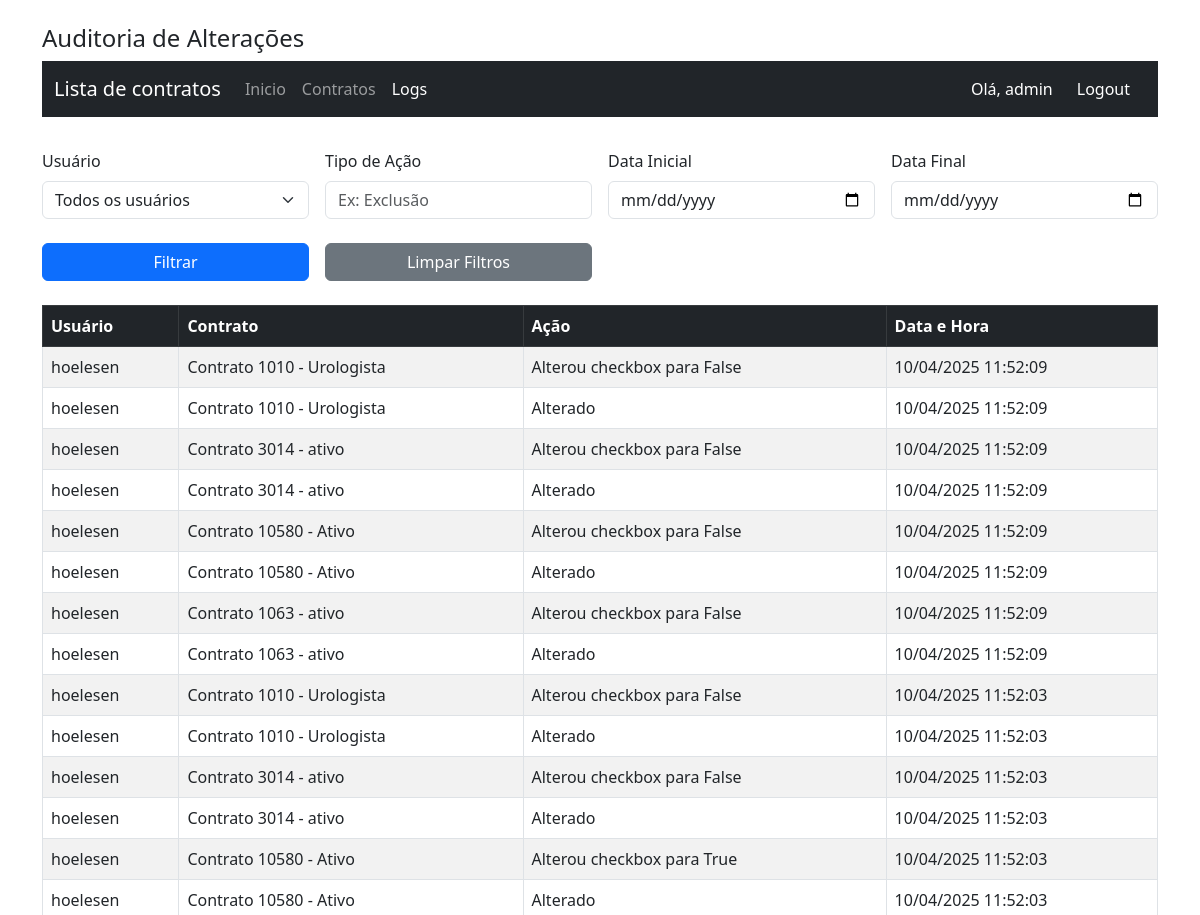
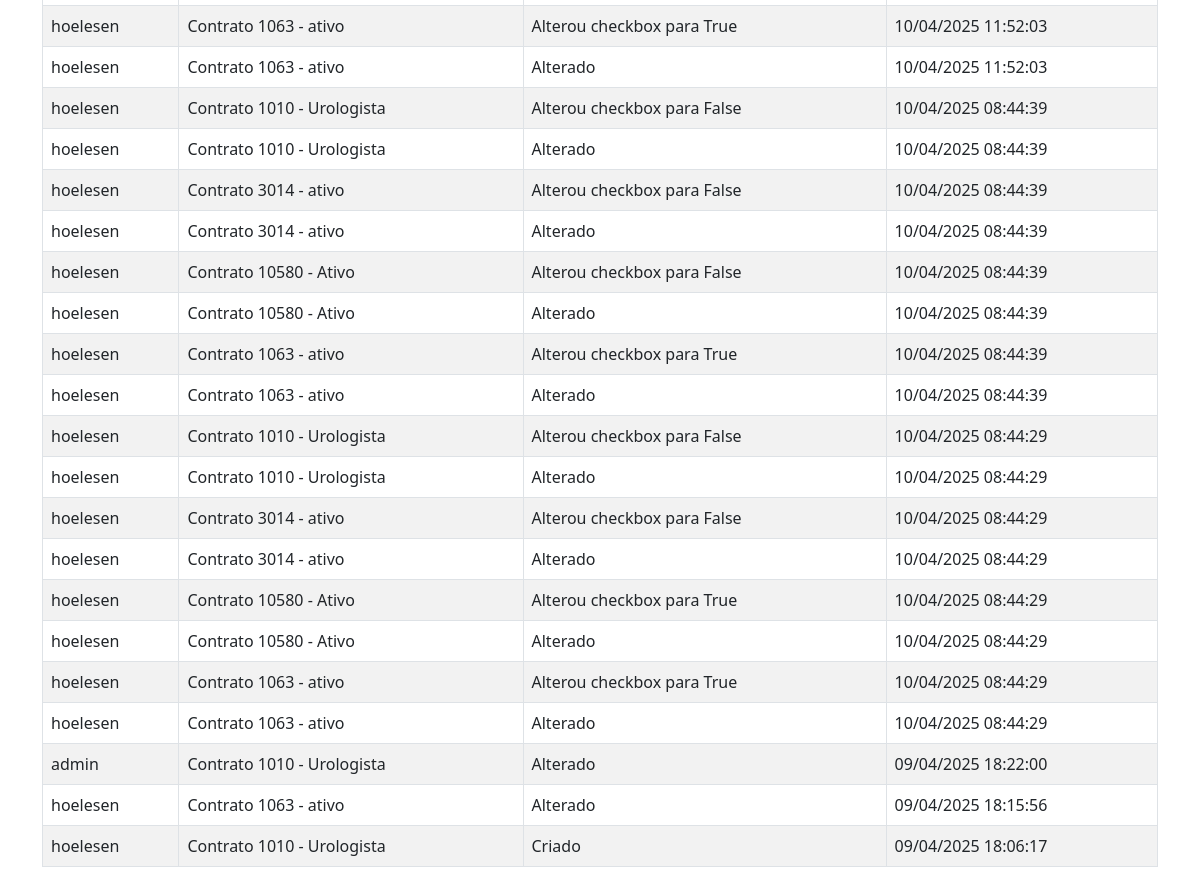
The page /auditoria/ (signed in) on the database its author committed (2 pictures, top to bottom).
### contratos/models.py (models this page shows, shortened)
class AuditLog(models.Model):
    user = models.ForeignKey(User, on_delete=models.SET_NULL, null=True, blank=True)
    contrato = models.ForeignKey(Contrato, on_delete=models.CASCADE)
    action = models.CharField(max_length=255)
    timestamp = models.DateTimeField(auto_now_add=True)

class Contrato(models.Model):
    contrato = models.IntegerField(verbose_name="Contrato", default=0)
    medicos = models.CharField(max_length=255, verbose_name="Médicos")
    tipo = models.CharField(max_length=50, verbose_name="Tipo")
    possui_acordo = models.BooleanField(default=False, verbose_name="Possui Acordo")
    observacao = models.TextField(verbose_name="Observação")
    email_principal = models.EmailField(verbose_name="Email Principal")
    email_secundario = models.EmailField(blank=True, null=True, verbose_name="Email Secundário")
    status = models.CharField(max_length=50, verbose_name="Status")
    data_ativacao = models.DateField(null=True, blank=True)
    data_inativacao = models.DateField(null=True, blank=True)
    checado = models.BooleanField(default=False, verbose_name="Checado")
    data_criacao = models.DateTimeField(auto_now_add=True, verbose_name="Data de Criação")
    modified_by = models.ForeignKey(User, null=True, blank=True, on_delete=models.SET_NULL, related_name='+', verbose_name="Modificado por")
    def __str__(self):
        return f"Contrato {self.contrato} - {self.status}"

### contratos/views.py (the view)
# urls.py: path('auditoria/', views.auditoria_filtrada, name='auditoria_filtrada'),  # Adicionando auditoria filtrada
@login_required
def auditoria_filtrada(request):
    logs = AuditLog.objects.all().order_by('-timestamp')  # Recupera todos os logs inicialmente
    usuarios = User.objects.all()  # Lista de usuários para o dropdown
    tipo_acao = request.GET.get('action')
    usuario_id = request.GET.get('user')
    data_inicio = request.GET.get('start_date')
    data_fim = request.GET.get('end_date')
    if usuario_id and usuario_id != 'all':
        logs = logs.filter(user_id=usuario_id)
    if tipo_acao:
        logs = logs.filter(action__icontains=tipo_acao)
    if data_inicio:
        logs = logs.filter(timestamp__gte=data_inicio)
    if data_fim:
        logs = logs.filter(timestamp__lte=data_fim)
    return render(request, 'contratos/auditoria_filtrada.html', {
        'logs': logs,
        'usuarios': usuarios,
    })

### contratos/templates/contratos/auditoria_filtrada.html (shortened to what this page needs)
<!DOCTYPE html>
<html lang="pt-br">
<head>
    {% load static %}
    <link href="https://cdn.jsdelivr.net/npm/bootstrap@5.3.0-alpha3/dist/css/bootstrap.min.css" rel="stylesheet">
</head>
<body>
    <div class="container mt-4">
        <h1 class="h4">Auditoria de Alterações</h1>
        {% include 'contratos/navbar.html' %}
        <form method="get" class="row g-3 mt-3">
            <div class="col-md-3">
                <label for="user" class="form-label">Usuário</label>
                <select class="form-select" id="user" name="user">
                    <option value="all">Todos os usuários</option>
                </select>
            </div>
            <div class="col-md-3">
                <label for="action" class="form-label">Tipo de Ação</label>
                <input type="text" id="action" name="action" value="{{ request.GET.action }}" class="form-control"
                    placeholder="Ex: Exclusão">
            </div>
            <div class="col-md-3">
                <label for="start_date" class="form-label">Data Inicial</label>
                <input type="date" id="start_date" name="start_date" value="{{ request.GET.start_date }}"
                    class="form-control">
            </div>
            <div class="col-md-3">
                <label for="end_date" class="form-label">Data Final</label>
                <input type="date" id="end_date" name="end_date" value="{{ request.GET.end_date }}"
                    class="form-control">
            </div>
            <div class="col-md-3 mt-4">
                <button type="submit" class="btn btn-primary w-100">Filtrar</button>
            </div>
            <div class="col-md-3 mt-4">
                <a href="{% url 'contratos:auditoria_filtrada' %}" class="btn btn-secondary w-100">Limpar Filtros</a>
            </div>
        </form>
        <div class="table-responsive mt-4">
            <table class="table table-striped table-bordered">
                <thead class="table-dark">
                    <tr>
                        <th>Usuário</th>
                        <th>Contrato</th>
                        <th>Ação</th>
                        <th>Data e Hora</th>
                    </tr>
                </thead>
                <tbody>
                    {% for log in logs %}
                    <tr>
                        <td>{{ log.user.username }}</td>
                        <td>{{ log.contrato }}</td>
                        <td>{{ log.action }}</td>
                        <td>{{ log.timestamp|date:"d/m/Y H:i:s" }}</td>
                    </tr>
                    {% empty %}
                    <tr>
                        <td colspan="4" class="text-center">Nenhum registro encontrado para os filtros aplicados.</td>
                    </tr>
                    {% endfor %}
                </tbody>
            </table>
        </div>
    </div>
</body>
</html>

### contratos/templates/contratos/navbar.html (shortened to what this page needs)
<nav class="navbar navbar-expand-lg navbar-dark bg-dark">
    <div class="container-fluid">
        <a class="navbar-brand" href="{% url 'contratos:index' %}">Lista de contratos</a>
        <div class="collapse navbar-collapse" id="navbarNav">
            <ul class="navbar-nav me-auto">
                <li class="nav-item">
                    <a class="nav-link {% if request.resolver_match.url_name == 'index' %}active{% endif %}"
                        href="{% url 'contratos:index' %}">Inicio</a>
                </li>
                <li class="nav-item">
                    <a class="nav-link" href="http://172.25.100.126:4800/admin/" target="_blank">Contratos</a>
                </li>
                <li class="nav-item">
                    <a class="nav-link {% if request.resolver_match.url_name == 'auditoria_filtrada' %}active{% endif %}"
                        href="{% url 'contratos:auditoria_filtrada' %}">Logs</a>
                </li>
            </ul>
            <ul class="navbar-nav">
                {% if user.is_authenticated %}
                <li class="nav-item">
                    <span class="nav-link text-white">Olá, {{ user.username }}</span>
                </li>
                <li class="nav-item">
                    <a class="nav-link btn btn-danger text-white px-3" href="{% url 'contratos:logout' %}">Logout</a>
                </li>
                {% else %}
                <li class="nav-item">
                    <a class="nav-link btn btn-primary text-white px-3" href="{% url 'contratos:login' %}">Login</a>
                </li>
                {% endif %}
            </ul>
        </div>
    </div>
</nav>

### rows shown on the page
AuditLog: user.username "hoelesen", contrato "Contrato 1010 - Urologista", action "Alterou checkbox para False", timestamp "10/04/2025 11:52:09"
AuditLog: user.username "hoelesen", contrato "Contrato 1010 - Urologista", action "Alterado", timestamp "10/04/2025 11:52:09"
AuditLog: user.username "hoelesen", contrato "Contrato 3014 - ativo", action "Alterou checkbox para False", timestamp "10/04/2025 11:52:09"
AuditLog: user.username "hoelesen", contrato "Contrato 3014 - ativo", action "Alterado", timestamp "10/04/2025 11:52:09"
AuditLog: user.username "hoelesen", contrato "Contrato 10580 - Ativo", action "Alterou checkbox para False", timestamp "10/04/2025 11:52:09"
AuditLog: user.username "hoelesen", contrato "Contrato 10580 - Ativo", action "Alterado", timestamp "10/04/2025 11:52:09"
AuditLog: user.username "hoelesen", contrato "Contrato 1063 - ativo", action "Alterou checkbox para False", timestamp "10/04/2025 11:52:09"
AuditLog: user.username "hoelesen", contrato "Contrato 1063 - ativo", action "Alterado", timestamp "10/04/2025 11:52:09"
AuditLog: user.username "hoelesen", contrato "Contrato 1010 - Urologista", action "Alterou checkbox para False", timestamp "10/04/2025 11:52:03"
AuditLog: user.username "hoelesen", contrato "Contrato 1010 - Urologista", action "Alterado", timestamp "10/04/2025 11:52:03"
AuditLog: user.username "hoelesen", contrato "Contrato 3014 - ativo", action "Alterou checkbox para False", timestamp "10/04/2025 11:52:03"
AuditLog: user.username "hoelesen", contrato "Contrato 3014 - ativo", action "Alterado", timestamp "10/04/2025 11:52:03"
AuditLog: user.username "hoelesen", contrato "Contrato 10580 - Ativo", action "Alterou checkbox para True", timestamp "10/04/2025 11:52:03"
AuditLog: user.username "hoelesen", contrato "Contrato 10580 - Ativo", action "Alterado", timestamp "10/04/2025 11:52:03"
AuditLog: user.username "hoelesen", contrato "Contrato 1063 - ativo", action "Alterou checkbox para True", timestamp "10/04/2025 11:52:03"
AuditLog: user.username "hoelesen", contrato "Contrato 1063 - ativo", action "Alterado", timestamp "10/04/2025 11:52:03"
AuditLog: user.username "hoelesen", contrato "Contrato 1010 - Urologista", action "Alterou checkbox para False", timestamp "10/04/2025 08:44:39"
AuditLog: user.username "hoelesen", contrato "Contrato 1010 - Urologista", action "Alterado", timestamp "10/04/2025 08:44:39"
AuditLog: user.username "hoelesen", contrato "Contrato 3014 - ativo", action "Alterou checkbox para False", timestamp "10/04/2025 08:44:39"
AuditLog: user.username "hoelesen", contrato "Contrato 3014 - ativo", action "Alterado", timestamp "10/04/2025 08:44:39"
AuditLog: user.username "hoelesen", contrato "Contrato 10580 - Ativo", action "Alterou checkbox para False", timestamp "10/04/2025 08:44:39"
AuditLog: user.username "hoelesen", contrato "Contrato 10580 - Ativo", action "Alterado", timestamp "10/04/2025 08:44:39"
AuditLog: user.username "hoelesen", contrato "Contrato 1063 - ativo", action "Alterou checkbox para True", timestamp "10/04/2025 08:44:39"
AuditLog: user.username "hoelesen", contrato "Contrato 1063 - ativo", action "Alterado", timestamp "10/04/2025 08:44:39"
AuditLog: user.username "hoelesen", contrato "Contrato 1010 - Urologista", action "Alterou checkbox para False", timestamp "10/04/2025 08:44:29"
AuditLog: user.username "hoelesen", contrato "Contrato 1010 - Urologista", action "Alterado", timestamp "10/04/2025 08:44:29"
AuditLog: user.username "hoelesen", contrato "Contrato 3014 - ativo", action "Alterou checkbox para False", timestamp "10/04/2025 08:44:29"
AuditLog: user.username "hoelesen", contrato "Contrato 3014 - ativo", action "Alterado", timestamp "10/04/2025 08:44:29"
AuditLog: user.username "hoelesen", contrato "Contrato 10580 - Ativo", action "Alterou checkbox para True", timestamp "10/04/2025 08:44:29"
AuditLog: user.username "hoelesen", contrato "Contrato 10580 - Ativo", action "Alterado", timestamp "10/04/2025 08:44:29"
AuditLog: user.username "hoelesen", contrato "Contrato 1063 - ativo", action "Alterou checkbox para True", timestamp "10/04/2025 08:44:29"
AuditLog: user.username "hoelesen", contrato "Contrato 1063 - ativo", action "Alterado", timestamp "10/04/2025 08:44:29"
AuditLog: user.username "admin", contrato "Contrato 1010 - Urologista", action "Alterado", timestamp "09/04/2025 18:22:00"
AuditLog: user.username "hoelesen", contrato "Contrato 1063 - ativo", action "Alterado", timestamp "09/04/2025 18:15:56"
AuditLog: user.username "hoelesen", contrato "Contrato 1010 - Urologista", action "Criado", timestamp "09/04/2025 18:06:17"

### other values the page prints
{{ user.username }} "admin"
